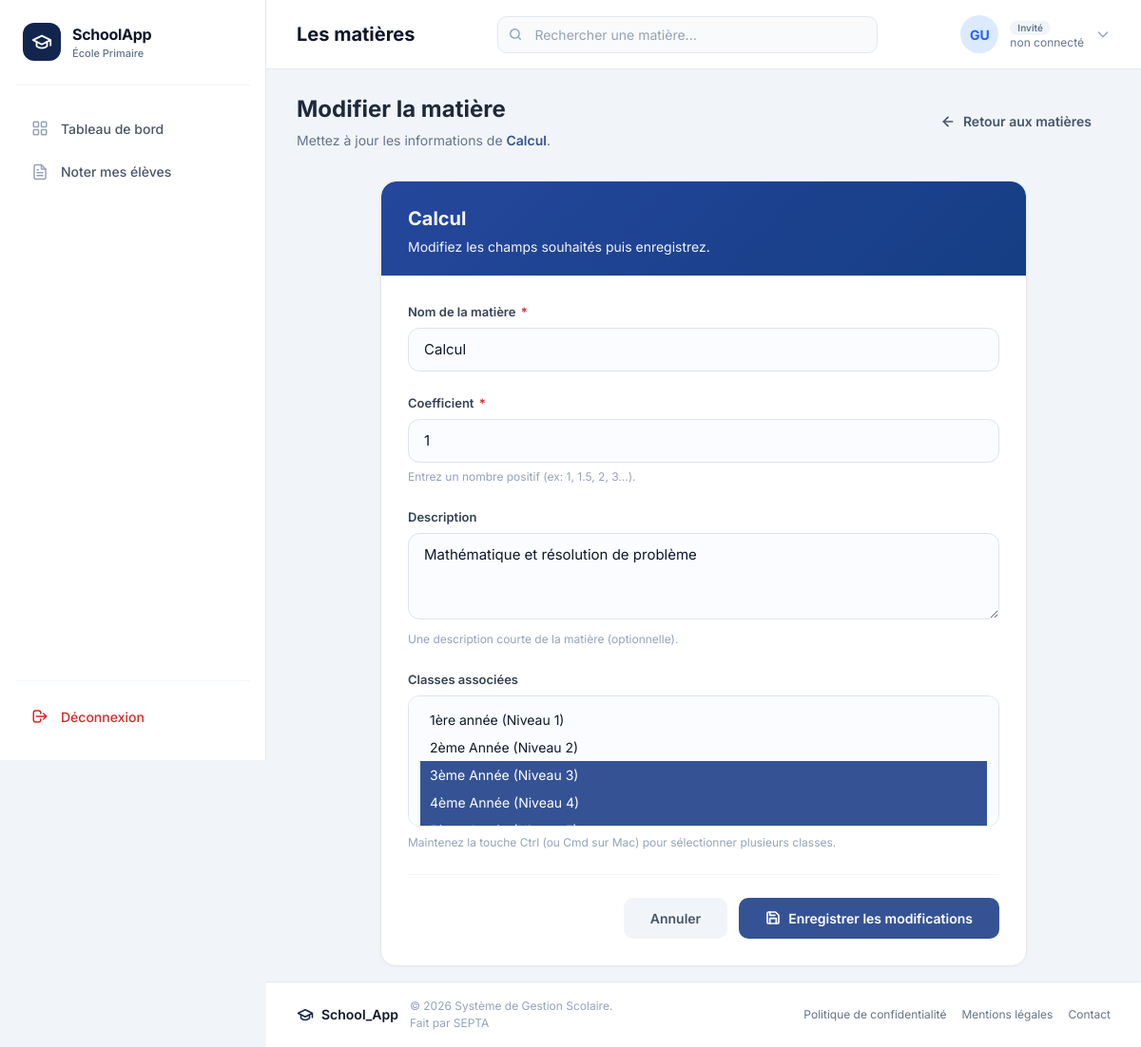
The page /1/modifier/ on the database its author committed.
### matieres/models.py (models this page shows, shortened)
class Matiere(models.Model):
    nom = models.CharField(max_length=100, unique=True)
    description = models.TextField(blank=True, null=True)
    note_sur = models.PositiveIntegerField(
        default=20,
        help_text="Barème de notation de la matière (ex: 5, 10, 20)"
    )
    coefficient = models.PositiveIntegerField(
        default=1,
        help_text="Poids de la matière dans le calcul de la moyenne"
    )
    classes = models.ManyToManyField(
        Classe,
        related_name="matieres",
        blank=True
    )
    class Meta:
        ordering = ["nom"]
        verbose_name = "Matière"
        verbose_name_plural = "Matières"

### classes/models.py (models this page shows, shortened)
class Classe(models.Model):
    nom = models.CharField(max_length=30, null=False)
    niveau = models.IntegerField()
    enseignant = models.ForeignKey(
        User,
        on_delete=models.SET_NULL,
        null=True,
        blank=True,
        related_name="classes",
        limit_choices_to={"groups__name": "Teacher"},
    )

### matieres/views.py (the view)
# urls.py: path("<int:pk>/modifier/", views.matiere_update, name="update"),
def matiere_update(request, pk):
    matiere = get_object_or_404(Matiere, pk=pk)
    if request.method == "POST":
        form = MatiereForm(request.POST, instance=matiere)
        if form.is_valid():
            form.save()
            messages.success(request, "Matière mise à jour avec succès.")
            return redirect("matieres:list")
    else:
        form = MatiereForm(instance=matiere)
    return render(request, "modifier_matiere.html", {
        "form": form,
        "matiere": matiere,
        "titre": f"Modifier {matiere.nom}",
    })

### matieres/forms.py
class MatiereForm(forms.ModelForm):
    class Meta:
        model = Matiere
        fields = ["nom", "description", "note_sur", "coefficient", "classes"]
        widgets = {
            "nom": forms.TextInput(attrs={
                "class": "form-control",
                "placeholder": "Ex: Calcul, Lecture, Écriture..."
            }),
            "description": forms.Textarea(attrs={
                "class": "form-control", "rows": 3
            }),
            "note_sur": forms.NumberInput(attrs={
                "class": "form-control", "min": 5, "step": 5
            }),
            "coefficient": forms.NumberInput(attrs={
                "class": "form-control", "min": 1
            }),
            "classes": forms.CheckboxSelectMultiple(),
        }
        labels = {
            "note_sur": "Notée sur",
            "classes": "Classes concernées",
        }

### matieres/templates/modifier_matiere.html (shortened to what this page needs)
{% extends 'base.html' %}
{% load static %}
{% block page_title %}Les matières{% endblock %}
{% block search_placeholder %}Rechercher une matière...{% endblock %}
{% block content %}
<div class="page-header">
  <div class="page-header-text">
    <h2>Modifier la matière</h2>
    <p>Mettez à jour les informations de <strong>{{ matiere.nom }}</strong>.</p>
  </div>
  <a href="{% url 'matieres:list' %}" class="btn btn-secondary" id="btnRetour">
    <svg xmlns="http://www.w3.org/2000/svg" width="16" height="16" viewBox="0 0 24 24"
         fill="none" stroke="currentColor" stroke-width="2.5" stroke-linecap="round" stroke-linejoin="round">
      <line x1="19" y1="12" x2="5" y2="12"/>
      <polyline points="12 19 5 12 12 5"/>
    </svg>
    Retour aux matières
  </a>
</div>
<div class="form-page">
  <div class="form-card">
    <div class="form-card-header">
      <h2><span class="matiere-name">{{ matiere.nom }}</span></h2>
      <p>Modifiez les champs souhaités puis enregistrez.</p>
    </div>
    <div class="form-card-body">
      <form method="post" action="{% url 'matieres:update' matiere.pk %}" id="formModifierMatiere" novalidate>
        <div class="form-group">
          <label class="form-label" for="id_nom">
            Nom de la matière <span class="required">*</span>
          </label>
          <input
            type="text"
            class="form-input {% if form.nom.errors %}is-error{% endif %}"
            id="id_nom"
            name="nom"
            value="{{ form.nom.value|default:matiere.nom }}"
            placeholder="Ex : Mathématiques, Français, Anglais..."
            required
            autocomplete="off"
          />
        </div>
        <div class="form-group">
          <label class="form-label" for="id_coefficient">
            Coefficient <span class="required">*</span>
          </label>
          <input
            type="number"
            class="form-input {% if form.coefficient.errors %}is-error{% endif %}"
            id="id_coefficient"
            name="coefficient"
            value="{{ form.coefficient.value|default:matiere.coefficient }}"
            placeholder="Ex : 2, 3, 4..."
            min="1"
            step="0.5"
            required
          />
          <p class="form-hint">Entrez un nombre positif (ex: 1, 1.5, 2, 3...).</p>
        </div>
        <div class="form-group">
          <label class="form-label" for="id_description">Description</label>
          <textarea
            class="form-input"
            id="id_description"
            name="description"
            rows="3"
            placeholder="Décrivez brièvement la matière..."
          >{{ form.description.value|default:matiere.description }}</textarea>
          <p class="form-hint">Une description courte de la matière (optionnelle).</p>
        </div>
        <div class="form-group">
          <label class="form-label" for="id_classes">Classes associées</label>
          <select
            class="form-select-multiple"
            id="id_classes"
            name="classes"
            multiple
          >
            {% for classe in form.fields.classes.queryset %}
            <option value="{{ classe.id }}" {% if classe.id in form.classes.value %}selected{% endif %}>
              {{ classe.nom }} (Niveau {{ classe.niveau }})
            </option>
            {% endfor %}
          </select>
          <p class="form-hint">Maintenez la touche Ctrl (ou Cmd sur Mac) pour sélectionner plusieurs classes.</p>
        </div>
        <div class="form-actions">
          <a href="{% url 'matieres:list' %}" class="btn btn-secondary">Annuler</a>
          <button type="submit" class="btn btn-primary" id="btnSoumettre">
            Enregistrer les modifications
          </button>
        </div>
      </form>
    </div>
  </div>
</div>
{% endblock %}

### classes/templates/base.html (style rules this page uses)
* { margin: 0; padding: 0; box-sizing: border-box; }
body { font-family: 'Inter', -apple-system, BlinkMacSystemFont, sans-serif; background: #f1f5f9; color: #0f172a; }

### matieres/templates/modifier_matiere.html (style rules this page uses)
.page-header { display: flex; justify-content: space-between; align-items: center; margin-bottom: 2rem; flex-wrap: wrap; gap: 1rem; }
.page-header-text h2 { font-size: 24px; font-weight: 700; color: #1e293b; margin: 0; }
.page-header-text p { font-size: 14px; color: #64748b; margin: 4px 0 0; }
.page-header-text p strong { color: #355394; font-weight: 600; }
.btn { display: inline-flex; align-items: center; gap: 8px; padding: 10px 20px; font-size: 14px; font-weight: 600; border: none; border-radius: 10px; cursor: pointer; text-decoration: none; transition: all 0.2s ease; font-family: 'Inter', sans-serif; }
.btn-primary { background: #355394; color: white; }
.btn-secondary { background: #f1f5f9; color: #475569; }
.form-page { max-width: 680px; margin: 0 auto; }
.form-card { background: white; border-radius: 16px; border: 1px solid #e5e7eb; overflow: hidden; box-shadow: 0 1px 3px rgba(0, 0, 0, 0.04); transition: box-shadow 0.3s ease; }
.form-card-header { padding: 24px 28px 20px; border-bottom: 1px solid #f1f5f9; background: linear-gradient(135deg, #25479c, #153e84); border-radius: 16px 16px 0 0; }
.form-card-header .matiere-name { color: #f5f6f8; }
.form-card-header h2 { font-size: 20px; font-weight: 700; color: #f3f4f6; margin: 0; }
.form-card-header p { font-size: 14px; color: #f3f4f6; margin: 4px 0 0; }
.form-card-body { padding: 28px; }
.form-group { margin-bottom: 24px; }
.form-label { display: block; font-size: 13px; font-weight: 600; color: #334155; margin-bottom: 6px; }
.form-label .required { color: #dc2626; margin-left: 2px; }
.form-input { width: 100%; padding: 11px 16px; font-size: 15px; font-family: 'Inter', sans-serif; color: #0f172a; background: #fafcff; border: 1.5px solid #dde3ed; border-radius: 12px; transition: all 0.2s ease; outline: none; }
.form-input::placeholder { color: #94a3b8; }
.form-input[type="number"] { -moz-appearance: textfield; appearance: textfield; }
textarea.form-input { resize: vertical; min-height: 80px; }
.form-select-multiple { width: 100%; padding: 10px 12px; font-size: 14px; font-family: 'Inter', sans-serif; color: #0f172a; background: #fafcff; border: 1.5px solid #dde3ed; border-radius: 12px; transition: all 0.2s ease; outline: none; min-height: 100px; cursor: pointer; }
.form-select-multiple option { padding: 6px 10px; }
.form-select-multiple option:checked { background: #355394; color: white; }
.form-hint { font-size: 12px; color: #94a3b8; margin: 6px 0 0; }
.form-actions { display: flex; gap: 12px; justify-content: flex-end; padding-top: 24px; margin-top: 24px; border-top: 1px solid #f1f5f9; }
.form-actions .btn { padding: 11px 28px; font-size: 14px; }
.form-actions .btn-primary { background: #355394; }

### rows shown on the page
Matiere: nom "Calcul", coefficient "1", description "Mathématique et résolution de problème"
Classe: classes "1ère année (Niveau 1) / 2ème Année (Niveau 2) / 3ème Année (Niveau 3) ☑ / 4ème Année (Niveau 4) ☑"
